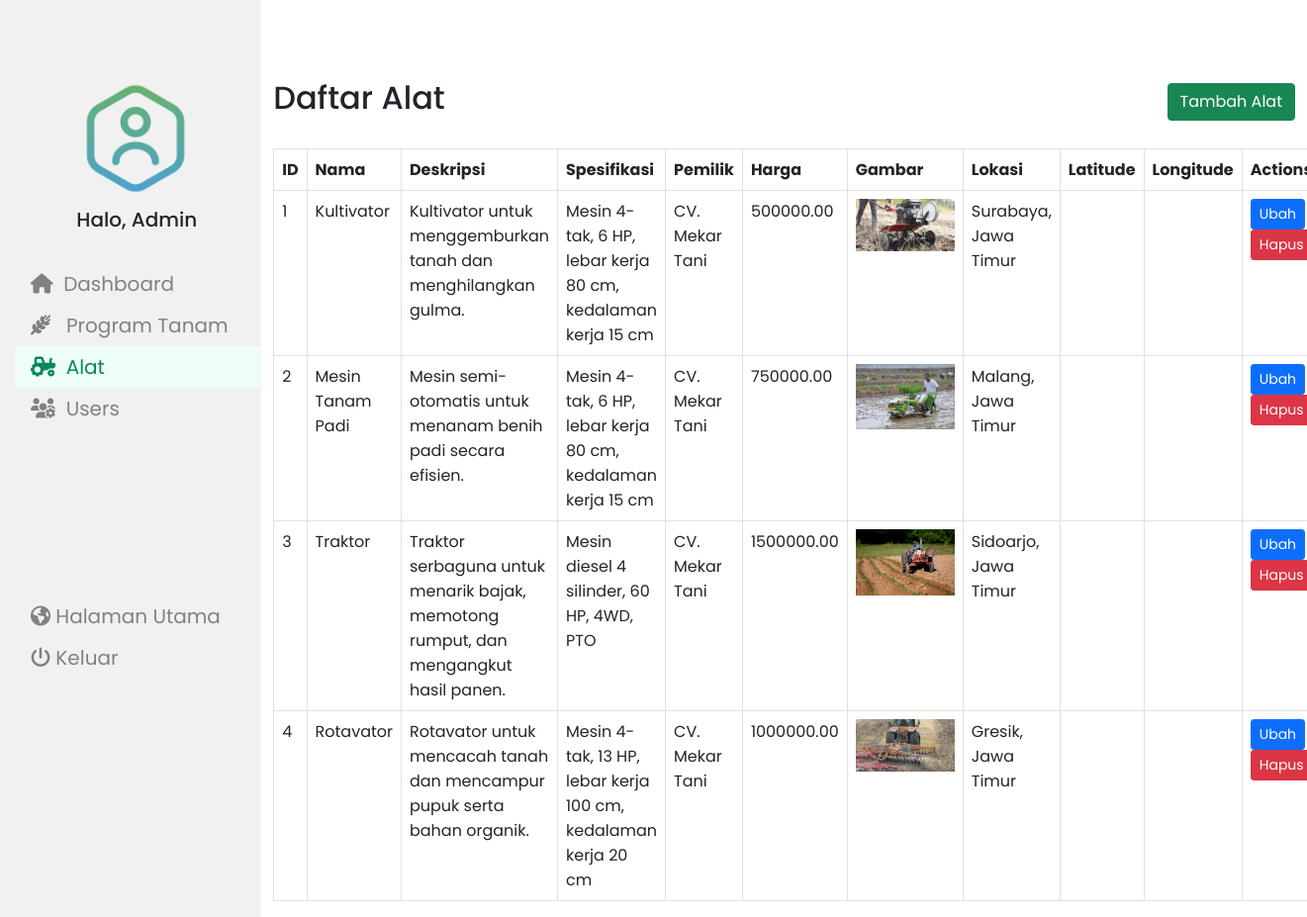
The app's page /admin/dashboard-4.php (signed in) with its own data.
### tables this page shows
CREATE TABLE alat (
    id INT AUTO_INCREMENT PRIMARY KEY,
    nama VARCHAR(255) NOT NULL,
    deskripsi TEXT NOT NULL,
    spesifikasi TEXT NOT NULL,
    id_pemilik INT NOT NULL, 
    pemilik VARCHAR(255) NOT NULL,
    harga DECIMAL(10, 2) NOT NULL,
    gambar VARCHAR(255),
    lokasi VARCHAR(255) NOT NULL,
    latitude DECIMAL(9,6),
    longitude DECIMAL(9,6),
    FOREIGN KEY (id_pemilik) REFERENCES users(id)
);

### admin/dashboard-4.php (the view, shortened to what this page needs)
<?php
include("../php/config.php");
?>
<html lang="en">
<head>
    <link rel="stylesheet" href="https://cdnjs.cloudflare.com/ajax/libs/font-awesome/4.7.0/css/font-awesome.min.css">
    <link rel="stylesheet" href="../css/bootstrap.min.css">
    <link rel="stylesheet" href="../css/dashstyle.css">
</head>
<body>
    <div class="sidebar">
        <div class="side-header">
            <img src="../image/admin.png" width="120" height="120">
            <h5 style="margin-top:10px;">Halo, Admin</h5>
        </div>
        <br>
        <a href="dashboard-1.php"><i class="fa-solid fa-house"></i>&nbsp Dashboard</a>
        <a href="dashboard-2.php"><i class="fa-solid fa-wheat-awn"></i>&nbsp&nbsp Program Tanam</a>
        <a href="dashboard-4.php" class="pressed"><i class="fa-solid fa-tractor"></i>&nbsp&nbspAlat</a>
        <a href="dashboard-5.php"><i class="fa-solid fa-users-gear"></i>&nbsp Users</a>
        <br><br><br><br><br><br><br>
        <a href="../menu.php"><i class="fa-solid fa-earth-americas"></i> Halaman Utama</a>
        <a href="../login.php" onclick="event.preventDefault(); if(confirm('Apakah Anda yakin ingin keluar?')){ window.location.href = '../login.php'; }"><i class="fa-solid fa-power-off"></i> Keluar</a>
    </div>
    <div class="main">
        <div class="main1">
            <div class="container">
                <div class="d-flex justify-content-between align-items-center mb-4">
                    <h2>Daftar Alat</h2>
                    <a href="add-alat.php" class="btn btn-success">Tambah Alat</a>
                </div>
                <table class="table table-bordered">
                    <thead class="thead-dark">
                        <tr>
                            <th>ID</th>
                            <th>Nama</th>
                            <th>Deskripsi</th>
                            <th>Spesifikasi</th>
                            <th>Pemilik</th>
                            <th>Harga</th>
                            <th>Gambar</th>
                            <th>Lokasi</th>
                            <th>Latitude</th>
                            <th>Longitude</th>
                            <th>Actions</th>
                        </tr>
                    </thead>
                    <tbody>
                        <?php
                        $sql = "SELECT * FROM alat";
                        $result = $con->query($sql);
                        if ($result->num_rows > 0) {
                            while ($row = $result->fetch_assoc()) {
                                echo "<tr>
                                    <td>{$row['id']}</td>
                                    <td>{$row['nama']}</td>
                                    <td>{$row['deskripsi']}</td>
                                    <td>{$row['spesifikasi']}</td>
                                    <td>{$row['pemilik']}</td>
                                    <td>{$row['harga']}</td>
                                    <td><img src='../image/alat/{$row['gambar']}' alt='Gambar' width='100'></td>
                                    <td>{$row['lokasi']}</td>
                                    <td>{$row['latitude']}</td>
                                    <td>{$row['longitude']}</td>
                                    <td>
                                        <a href='edit-alat.php?id={$row['id']}' class='btn btn-primary btn-sm'>Ubah</a>
                                        <a href='delete-alat.php?id={$row['id']}' class='btn btn-danger btn-sm'>Hapus</a>
                                    </td>
                                  </tr>";
                            }
                        } else {
                            echo "<tr><td colspan='11' class='text-center'>No records found</td></tr>";
                        }
                        ?>
                    </tbody>
                </table>
            </div>
        </div>
    </div>
</body>
</html>

### css/dashstyle.css (style rules this page uses)
body { background-color: white; font-family: "Poppins", sans-serif; text-rendering: optimizeLegibility; }
.sidebar { height: 100%; width: 20%; position: fixed; z-index: 1; top: 0; left: 0; background-color: #f1f1f1; overflow-x: hidden; padding-top: 80px; padding-left: 15px; }
.sidebar a { padding: 6px 8px 6px 16px; text-decoration: none; font-size: 20px; color: #818181; display: block; }
.side-header { margin-left: calc(100% / 4); }
.sidebar .pressed { color: #08875D; background-color: #EDFDF8; }
.main { width: 80%; margin-left: 20%; }
.main1 { margin-top: 80px; }

### records on screen
alat: id "1", nama "Kultivator", deskripsi "Kultivator untuk menggemburkan tanah dan menghilangkan gulma.", spesifikasi "Mesin 4-tak, 6 HP, lebar kerja 80 cm, kedalaman kerja 15 cm", pemilik "CV. Mekar Tani", harga "500000.00", gambar (picture), lokasi "Surabaya, Jawa Timur"
alat: id "2", nama "Mesin Tanam Padi", deskripsi "Mesin semi-otomatis untuk menanam benih padi secara efisien.", spesifikasi "Mesin 4-tak, 6 HP, lebar kerja 80 cm, kedalaman kerja 15 cm", pemilik "CV. Mekar Tani", harga "750000.00", gambar (picture), lokasi "Malang, Jawa Timur"
alat: id "3", nama "Traktor", deskripsi "Traktor serbaguna untuk menarik bajak, memotong rumput, dan mengangkut hasil panen.", spesifikasi "Mesin diesel 4 silinder, 60 HP, 4WD, PTO", pemilik "CV. Mekar Tani", harga "1500000.00", gambar (picture), lokasi "Sidoarjo, Jawa Timur"
alat: id "4", nama "Rotavator", deskripsi "Rotavator untuk mencacah tanah dan mencampur pupuk serta bahan organik.", spesifikasi "Mesin 4-tak, 13 HP, lebar kerja 100 cm, kedalaman kerja 20 cm", pemilik "CV. Mekar Tani", harga "1000000.00", gambar (picture), lokasi "Gresik, Jawa Timur"
